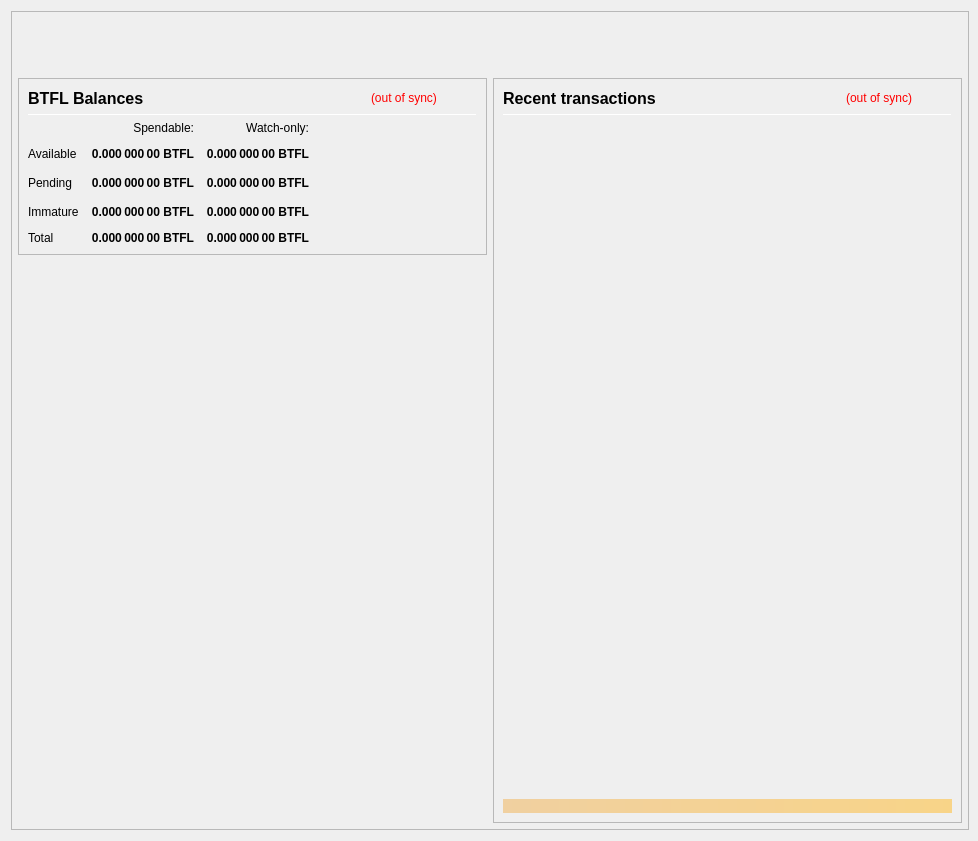
<?xml version="1.0" encoding="UTF-8"?>
<ui version="4.0">
 <class>OverviewPage</class>
 <widget class="QWidget" name="OverviewPage">
  <property name="geometry">
   <rect>
    <x>0</x>
    <y>0</y>
    <width>978</width>
    <height>841</height>
   </rect>
  </property>
  <property name="minimumSize">
   <size>
    <width>960</width>
    <height>682</height>
   </size>
  </property>
  <property name="font">
   <font>
    <weight>50</weight>
    <bold>false</bold>
   </font>
  </property>
  <property name="windowTitle">
   <string>Form</string>
  </property>
  <layout class="QVBoxLayout" name="topLayout" stretch="0">
   <property name="rightMargin">
    <number>9</number>
   </property>
   <item>
    <widget class="QFrame" name="frame_BG">
     <property name="minimumSize">
      <size>
       <width>850</width>
       <height>610</height>
      </size>
     </property>
     <property name="maximumSize">
      <size>
       <width>16777215</width>
       <height>16777215</height>
      </size>
     </property>
     <property name="frameShape">
      <enum>QFrame::StyledPanel</enum>
     </property>
     <property name="frameShadow">
      <enum>QFrame::Raised</enum>
     </property>
     <layout class="QVBoxLayout" name="verticalLayout_3" stretch="0">
      <property name="leftMargin">
       <number>0</number>
      </property>
      <property name="topMargin">
       <number>0</number>
      </property>
      <property name="rightMargin">
       <number>0</number>
      </property>
      <property name="bottomMargin">
       <number>6</number>
      </property>
      <item>
       <layout class="QVBoxLayout" name="verticalLayout_Master" stretch="0,1">
        <property name="leftMargin">
         <number>0</number>
        </property>
        <property name="topMargin">
         <number>0</number>
        </property>
        <property name="rightMargin">
         <number>0</number>
        </property>
        <property name="bottomMargin">
         <number>0</number>
        </property>
        <item>
         <widget class="QFrame" name="frame_Header">
          <layout class="QVBoxLayout" name="verticalLayout_Header" stretch="0">
           <property name="leftMargin">
            <number>0</number>
           </property>
           <property name="topMargin">
            <number>0</number>
           </property>
           <property name="rightMargin">
            <number>0</number>
           </property>
           <property name="bottomMargin">
            <number>0</number>
           </property>
           <item>
            <layout class="QHBoxLayout" name="horizontalLayout_Header" stretch="1,0">
             <property name="spacing">
              <number>6</number>
             </property>
             <item>
              <spacer name="horizontalSpacer_Header">
               <property name="orientation">
                <enum>Qt::Horizontal</enum>
               </property>
               <property name="sizeHint" stdset="0">
                <size>
                 <width>40</width>
                 <height>20</height>
                </size>
               </property>
              </spacer>
             </item>
             <item>
              <widget class="QLabel" name="labelOverviewHeaderRight">
               <property name="minimumSize">
                <size>
                 <width>464</width>
                 <height>60</height>
                </size>
               </property>
               <property name="maximumSize">
                <size>
                 <width>16777215</width>
                 <height>60</height>
                </size>
               </property>
               <property name="font">
                <font>
                 <pointsize>14</pointsize>
                </font>
               </property>
               <property name="text">
                <string/>
               </property>
               <property name="alignment">
                <set>Qt::AlignRight|Qt::AlignTrailing|Qt::AlignVCenter</set>
               </property>
              </widget>
             </item>
            </layout>
           </item>
          </layout>
         </widget>
        </item>
        <item>
         <widget class="QFrame" name="frame_Content">
          <layout class="QVBoxLayout" name="verticalLayout_Content">
           <property name="leftMargin">
            <number>6</number>
           </property>
           <property name="topMargin">
            <number>0</number>
           </property>
           <property name="rightMargin">
            <number>6</number>
           </property>
           <property name="bottomMargin">
            <number>0</number>
           </property>
           <item>
            <layout class="QHBoxLayout" name="horizontalLayout_Content" stretch="1,1">
             <property name="spacing">
              <number>6</number>
             </property>
             <item>
              <layout class="QVBoxLayout" name="verticalLayout_left" stretch="0,0">
               <item>
                <widget class="QFrame" name="frameBalances">
                 <property name="frameShape">
                  <enum>QFrame::StyledPanel</enum>
                 </property>
                 <property name="frameShadow">
                  <enum>QFrame::Raised</enum>
                 </property>
                 <layout class="QVBoxLayout" name="verticalLayout_4">
                  <item>
                   <layout class="QHBoxLayout" name="hlBalancesHeader" stretch="2,0,0">
                    <property name="spacing">
                     <number>6</number>
                    </property>
                    <item>
                     <widget class="QLabel" name="labelBalances">
                      <property name="minimumSize">
                       <size>
                        <width>0</width>
                        <height>0</height>
                       </size>
                      </property>
                      <property name="font">
                       <font>
                        <pointsize>12</pointsize>
                        <weight>75</weight>
                        <bold>true</bold>
                       </font>
                      </property>
                      <property name="text">
                       <string>BTFL Balances</string>
                      </property>
                     </widget>
                    </item>
                    <item>
                     <widget class="QLabel" name="labelWalletStatus">
                      <property name="cursor">
                       <cursorShape>WhatsThisCursor</cursorShape>
                      </property>
                      <property name="toolTip">
                       <string>The displayed information may be out of date. Your wallet automatically synchronizes with the BitcoinFlash network after a connection is established, but this process has not completed yet.</string>
                      </property>
                      <property name="styleSheet">
                       <string notr="true">QLabel { color: red; }</string>
                      </property>
                      <property name="text">
                       <string notr="true">(out of sync)</string>
                      </property>
                      <property name="alignment">
                       <set>Qt::AlignLeading|Qt::AlignLeft|Qt::AlignVCenter</set>
                      </property>
                     </widget>
                    </item>
                    <item>
                     <spacer name="hsBalancesHeader">
                      <property name="orientation">
                       <enum>Qt::Horizontal</enum>
                      </property>
                      <property name="sizeHint" stdset="0">
                       <size>
                        <width>40</width>
                        <height>20</height>
                       </size>
                      </property>
                     </spacer>
                    </item>
                   </layout>
                  </item>
                  <item>
                   <widget class="Line" name="lineBalances">
                    <property name="minimumSize">
                     <size>
                      <width>0</width>
                      <height>1</height>
                     </size>
                    </property>
                    <property name="maximumSize">
                     <size>
                      <width>16777215</width>
                      <height>1</height>
                     </size>
                    </property>
                    <property name="orientation">
                     <enum>Qt::Horizontal</enum>
                    </property>
                   </widget>
                  </item>
                  <item>
                   <layout class="QGridLayout" name="gridLayout">
                    <property name="spacing">
                     <number>12</number>
                    </property>
                    <item row="2" column="2">
                     <widget class="QLabel" name="labelWatchPending">
                      <property name="font">
                       <font>
                        <weight>75</weight>
                        <bold>true</bold>
                       </font>
                      </property>
                      <property name="cursor">
                       <cursorShape>ArrowCursor</cursorShape>
                      </property>
                      <property name="toolTip">
                       <string>Unconfirmed transactions to watch-only addresses</string>
                      </property>
                      <property name="text">
                       <string notr="true">0.000 000 00 BTFL</string>
                      </property>
                      <property name="alignment">
                       <set>Qt::AlignRight|Qt::AlignTrailing|Qt::AlignVCenter</set>
                      </property>
                      <property name="textInteractionFlags">
                       <set>Qt::NoTextInteraction</set>
                      </property>
                     </widget>
                    </item>
                    <item row="2" column="1">
                     <widget class="QLabel" name="labelUnconfirmed">
                      <property name="font">
                       <font>
                        <weight>75</weight>
                        <bold>true</bold>
                       </font>
                      </property>
                      <property name="cursor">
                       <cursorShape>ArrowCursor</cursorShape>
                      </property>
                      <property name="toolTip">
                       <string>Total of transactions that have yet to be confirmed, and do not yet count toward the spendable balance</string>
                      </property>
                      <property name="text">
                       <string notr="true">0.000 000 00 BTFL</string>
                      </property>
                      <property name="alignment">
                       <set>Qt::AlignRight|Qt::AlignTrailing|Qt::AlignVCenter</set>
                      </property>
                      <property name="textInteractionFlags">
                       <set>Qt::NoTextInteraction</set>
                      </property>
                     </widget>
                    </item>
                    <item row="3" column="2">
                     <widget class="QLabel" name="labelWatchImmature">
                      <property name="font">
                       <font>
                        <weight>75</weight>
                        <bold>true</bold>
                       </font>
                      </property>
                      <property name="cursor">
                       <cursorShape>ArrowCursor</cursorShape>
                      </property>
                      <property name="toolTip">
                       <string>Staked or masternode rewards in watch-only addresses that has not yet matured</string>
                      </property>
                      <property name="text">
                       <string notr="true">0.000 000 00 BTFL</string>
                      </property>
                      <property name="alignment">
                       <set>Qt::AlignRight|Qt::AlignTrailing|Qt::AlignVCenter</set>
                      </property>
                      <property name="textInteractionFlags">
                       <set>Qt::NoTextInteraction</set>
                      </property>
                     </widget>
                    </item>
                    <item row="4" column="0">
                     <widget class="QLabel" name="labelTotalText">
                      <property name="text">
                       <string>Total</string>
                      </property>
                      <property name="textInteractionFlags">
                       <set>Qt::NoTextInteraction</set>
                      </property>
                     </widget>
                    </item>
                    <item row="3" column="1">
                     <widget class="QLabel" name="labelImmature">
                      <property name="font">
                       <font>
                        <weight>75</weight>
                        <bold>true</bold>
                       </font>
                      </property>
                      <property name="cursor">
                       <cursorShape>ArrowCursor</cursorShape>
                      </property>
                      <property name="toolTip">
                       <string>Staked or masternode rewards that has not yet matured</string>
                      </property>
                      <property name="text">
                       <string notr="true">0.000 000 00 BTFL</string>
                      </property>
                      <property name="alignment">
                       <set>Qt::AlignRight|Qt::AlignTrailing|Qt::AlignVCenter</set>
                      </property>
                      <property name="textInteractionFlags">
                       <set>Qt::NoTextInteraction</set>
                      </property>
                     </widget>
                    </item>
                    <item row="2" column="3">
                     <spacer name="hsBalances">
                      <property name="orientation">
                       <enum>Qt::Horizontal</enum>
                      </property>
                      <property name="sizeHint" stdset="0">
                       <size>
                        <width>40</width>
                        <height>20</height>
                       </size>
                      </property>
                     </spacer>
                    </item>
                    <item row="3" column="0">
                     <widget class="QLabel" name="labelImmatureText">
                      <property name="text">
                       <string>Immature</string>
                      </property>
                      <property name="textInteractionFlags">
                       <set>Qt::NoTextInteraction</set>
                      </property>
                     </widget>
                    </item>
                    <item row="4" column="1">
                     <widget class="QLabel" name="labelTotal">
                      <property name="font">
                       <font>
                        <weight>75</weight>
                        <bold>true</bold>
                       </font>
                      </property>
                      <property name="cursor">
                       <cursorShape>ArrowCursor</cursorShape>
                      </property>
                      <property name="toolTip">
                       <string>Your current total balance</string>
                      </property>
                      <property name="text">
                       <string notr="true">0.000 000 00 BTFL</string>
                      </property>
                      <property name="alignment">
                       <set>Qt::AlignRight|Qt::AlignTrailing|Qt::AlignVCenter</set>
                      </property>
                      <property name="textInteractionFlags">
                       <set>Qt::NoTextInteraction</set>
                      </property>
                     </widget>
                    </item>
                    <item row="4" column="2">
                     <widget class="QLabel" name="labelWatchTotal">
                      <property name="font">
                       <font>
                        <weight>75</weight>
                        <bold>true</bold>
                       </font>
                      </property>
                      <property name="cursor">
                       <cursorShape>ArrowCursor</cursorShape>
                      </property>
                      <property name="toolTip">
                       <string>Current total balance in watch-only addresses</string>
                      </property>
                      <property name="text">
                       <string notr="true">0.000 000 00 BTFL</string>
                      </property>
                      <property name="alignment">
                       <set>Qt::AlignRight|Qt::AlignTrailing|Qt::AlignVCenter</set>
                      </property>
                      <property name="textInteractionFlags">
                       <set>Qt::NoTextInteraction</set>
                      </property>
                     </widget>
                    </item>
                    <item row="0" column="2">
                     <widget class="QLabel" name="labelWatchonly">
                      <property name="text">
                       <string>Watch-only:</string>
                      </property>
                      <property name="alignment">
                       <set>Qt::AlignRight|Qt::AlignTrailing|Qt::AlignVCenter</set>
                      </property>
                     </widget>
                    </item>
                    <item row="1" column="0">
                     <widget class="QLabel" name="labelBalanceText">
                      <property name="text">
                       <string>Available</string>
                      </property>
                      <property name="textInteractionFlags">
                       <set>Qt::NoTextInteraction</set>
                      </property>
                     </widget>
                    </item>
                    <item row="1" column="1">
                     <widget class="QLabel" name="labelBalance">
                      <property name="font">
                       <font>
                        <weight>75</weight>
                        <bold>true</bold>
                       </font>
                      </property>
                      <property name="cursor">
                       <cursorShape>ArrowCursor</cursorShape>
                      </property>
                      <property name="toolTip">
                       <string>Your current spendable balance</string>
                      </property>
                      <property name="text">
                       <string notr="true">0.000 000 00 BTFL</string>
                      </property>
                      <property name="alignment">
                       <set>Qt::AlignRight|Qt::AlignTrailing|Qt::AlignVCenter</set>
                      </property>
                      <property name="textInteractionFlags">
                       <set>Qt::NoTextInteraction</set>
                      </property>
                     </widget>
                    </item>
                    <item row="1" column="2">
                     <widget class="QLabel" name="labelWatchAvailable">
                      <property name="font">
                       <font>
                        <weight>75</weight>
                        <bold>true</bold>
                       </font>
                      </property>
                      <property name="cursor">
                       <cursorShape>ArrowCursor</cursorShape>
                      </property>
                      <property name="toolTip">
                       <string>Your current balance in watch-only addresses</string>
                      </property>
                      <property name="text">
                       <string notr="true">0.000 000 00 BTFL</string>
                      </property>
                      <property name="alignment">
                       <set>Qt::AlignRight|Qt::AlignTrailing|Qt::AlignVCenter</set>
                      </property>
                      <property name="textInteractionFlags">
                       <set>Qt::NoTextInteraction</set>
                      </property>
                     </widget>
                    </item>
                    <item row="2" column="0">
                     <widget class="QLabel" name="labelPendingText">
                      <property name="text">
                       <string>Pending</string>
                      </property>
                      <property name="textInteractionFlags">
                       <set>Qt::NoTextInteraction</set>
                      </property>
                     </widget>
                    </item>
                    <item row="0" column="1">
                     <widget class="QLabel" name="labelSpendable">
                      <property name="text">
                       <string>Spendable:</string>
                      </property>
                      <property name="alignment">
                       <set>Qt::AlignRight|Qt::AlignTrailing|Qt::AlignVCenter</set>
                      </property>
                     </widget>
                    </item>
                   </layout>
                  </item>
                 </layout>
                </widget>
               </item>
               <item>
                <spacer name="verticalSpacer">
                 <property name="orientation">
                  <enum>Qt::Vertical</enum>
                 </property>
                 <property name="sizeHint" stdset="0">
                  <size>
                   <width>20</width>
                   <height>40</height>
                  </size>
                 </property>
                </spacer>
               </item>
              </layout>
             </item>
             <item>
              <layout class="QVBoxLayout" name="verticalLayout_right" stretch="1">
               <item>
                <widget class="QFrame" name="frame_RecentTransactions">
                 <property name="minimumSize">
                  <size>
                   <width>0</width>
                   <height>0</height>
                  </size>
                 </property>
                 <property name="frameShape">
                  <enum>QFrame::StyledPanel</enum>
                 </property>
                 <property name="frameShadow">
                  <enum>QFrame::Raised</enum>
                 </property>
                 <layout class="QVBoxLayout" name="verticalLayout_1" stretch="0,0,0,0,0">
                  <item>
                   <layout class="QHBoxLayout" name="horizontalLayout_2" stretch="2,0,0">
                    <property name="spacing">
                     <number>3</number>
                    </property>
                    <item>
                     <widget class="QLabel" name="label_4">
                      <property name="minimumSize">
                       <size>
                        <width>0</width>
                        <height>20</height>
                       </size>
                      </property>
                      <property name="font">
                       <font>
                        <pointsize>12</pointsize>
                        <weight>75</weight>
                        <bold>true</bold>
                       </font>
                      </property>
                      <property name="text">
                       <string>Recent transactions</string>
                      </property>
                     </widget>
                    </item>
                    <item>
                     <widget class="QLabel" name="labelTransactionsStatus">
                      <property name="cursor">
                       <cursorShape>WhatsThisCursor</cursorShape>
                      </property>
                      <property name="toolTip">
                       <string>The displayed information may be out of date. Your wallet automatically synchronizes with the BitcoinFlash network after a connection is established, but this process has not completed yet.</string>
                      </property>
                      <property name="styleSheet">
                       <string notr="true">QLabel { color: red; }</string>
                      </property>
                      <property name="text">
                       <string notr="true">(out of sync)</string>
                      </property>
                      <property name="alignment">
                       <set>Qt::AlignRight|Qt::AlignTrailing|Qt::AlignVCenter</set>
                      </property>
                     </widget>
                    </item>
                    <item>
                     <spacer name="horizontalSpacer">
                      <property name="orientation">
                       <enum>Qt::Horizontal</enum>
                      </property>
                      <property name="sizeHint" stdset="0">
                       <size>
                        <width>40</width>
                        <height>20</height>
                       </size>
                      </property>
                     </spacer>
                    </item>
                   </layout>
                  </item>
                  <item>
                   <widget class="Line" name="line">
                    <property name="minimumSize">
                     <size>
                      <width>0</width>
                      <height>1</height>
                     </size>
                    </property>
                    <property name="maximumSize">
                     <size>
                      <width>16777215</width>
                      <height>1</height>
                     </size>
                    </property>
                    <property name="orientation">
                     <enum>Qt::Horizontal</enum>
                    </property>
                   </widget>
                  </item>
                  <item>
                   <widget class="QListView" name="listTransactions">
                    <property name="minimumSize">
                     <size>
                      <width>0</width>
                      <height>0</height>
                     </size>
                    </property>
                    <property name="styleSheet">
                     <string notr="true">QListView { background: transparent; }</string>
                    </property>
                    <property name="frameShape">
                     <enum>QFrame::NoFrame</enum>
                    </property>
                    <property name="verticalScrollBarPolicy">
                     <enum>Qt::ScrollBarAlwaysOff</enum>
                    </property>
                    <property name="horizontalScrollBarPolicy">
                     <enum>Qt::ScrollBarAlwaysOff</enum>
                    </property>
                    <property name="selectionMode">
                     <enum>QAbstractItemView::NoSelection</enum>
                    </property>
                   </widget>
                  </item>
                  <item>
                   <spacer name="verticalSpacer_2">
                    <property name="orientation">
                     <enum>Qt::Vertical</enum>
                    </property>
                    <property name="sizeType">
                     <enum>QSizePolicy::Expanding</enum>
                    </property>
                    <property name="sizeHint" stdset="0">
                     <size>
                      <width>20</width>
                      <height>40</height>
                     </size>
                    </property>
                   </spacer>
                  </item>
                  <item>
                   <widget class="QLabel" name="labelAlerts">
                    <property name="maximumSize">
                     <size>
                      <width>16777215</width>
                      <height>16777215</height>
                     </size>
                    </property>
                    <property name="styleSheet">
                     <string notr="true">background-color: qlineargradient(x1: 0, y1: 0, x2: 1, y2: 0, stop:0 #F0D0A0, stop:1 #F8D488); color:#000000;</string>
                    </property>
                    <property name="text">
                     <string/>
                    </property>
                    <property name="wordWrap">
                     <bool>true</bool>
                    </property>
                    <property name="margin">
                     <number>3</number>
                    </property>
                   </widget>
                  </item>
                 </layout>
                </widget>
               </item>
              </layout>
             </item>
            </layout>
           </item>
          </layout>
         </widget>
        </item>
       </layout>
      </item>
     </layout>
    </widget>
   </item>
  </layout>
 </widget>
 <resources/>
 <connections/>
</ui>
